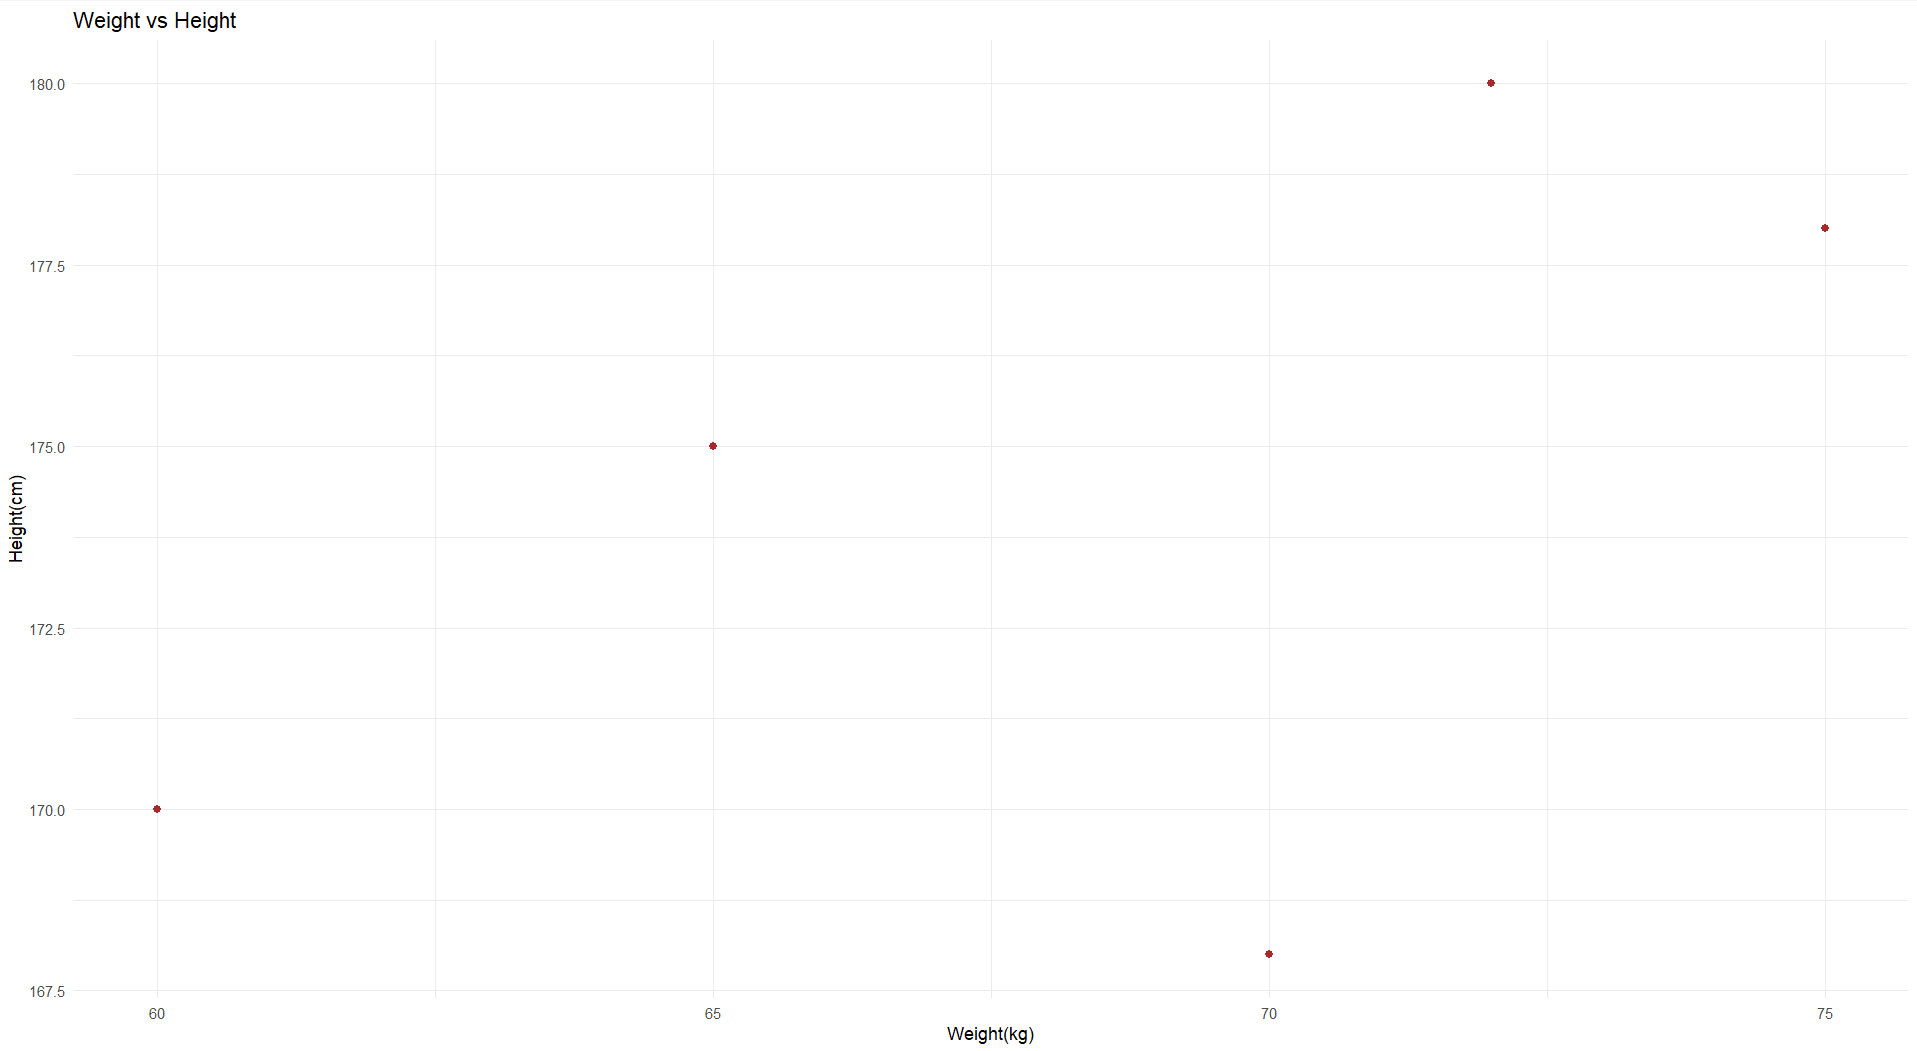

Write R code to recreate this figure.
library(ggplot2)

whdata <- data.frame(
  Weight=c(60,65,70,72,75),
  Height=c(170,175,168,180,178)
)
ggplot(whdata,aes(x=Weight,y=Height))+
  geom_point(color="brown",size=3)+
  labs(title="Weight vs Height",
       x="Weight(kg)",
       y="Height(cm)")+
  theme_minimal()
